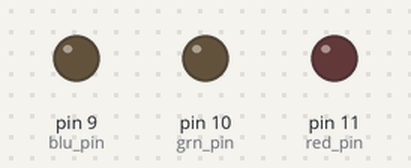
This sketch was run on a simulated Arduino Uno, built with avr-gcc and run on an emulated ATmega328P. On the bench: output pins drawn as LEDs (lit = HIGH).

Above: at 0.05 s.
At 4.85 s:
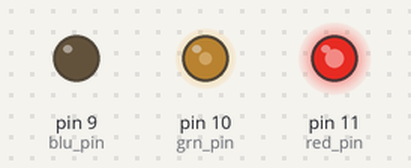
At 9.75 s:
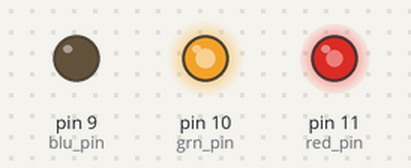
At 19.95 s:
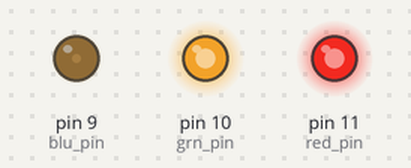
At 30.05 s:
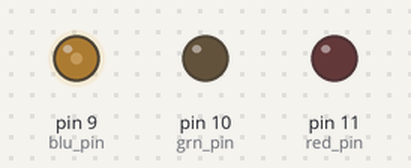
At 39.85 s:
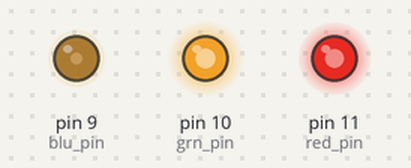
Timing chart, 0 to 40.0 s (numbered marks = the images above):
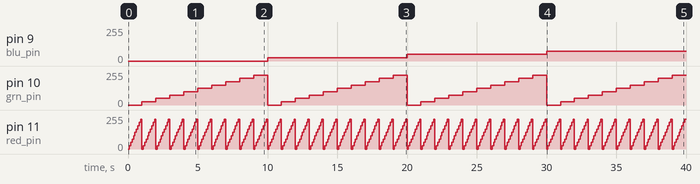

The sketch:

rgb_led.ino
```cpp
int red_pin = 11;
int grn_pin = 10;
int blu_pin = 9;

void setup()
{
	pinMode(red_pin, OUTPUT);
	pinMode(grn_pin, OUTPUT);
	pinMode(blu_pin, OUTPUT);
}

void loop()
{
	int i,j,k = 0;
	for(i=0; i<10; i++) {
		analogWrite(blu_pin, i*25);
		for(j=0; j<10; j++) {
			analogWrite(grn_pin, j*25);
			for(k=0; k<10; k++) {
				analogWrite(red_pin, k*25);
				delay(100);
			}
		}
	}
}

void setColour(int r, int g, int b)
{
	r = 255 - r;
	g = 255 - g;
	b = 255 - b;

	analogWrite(red_pin, r);
	analogWrite(grn_pin, g);
	analogWrite(blu_pin, b);
}
```

Measured:
- by itself, pin 9 (blu_pin): 0/255 → 25/255 at 10.0 s, → 50/255 10.0 s later, → 75/255 10.0 s later
- by itself, pin 10 (grn_pin): repeats every 10.0 s: 50/255 1.0 s, 75/255 1.0 s, 100/255 1.0 s, 125/255 1.0 s, 150/255 1.0 s, 175/255 1.0 s, 200/255 1.0 s, 225/255 1.0 s, 0/255 1.0 s, 25/255 1.0 s
- by itself, pin 11 (red_pin): repeats every 1.0 s: 50/255 0.10 s, 75/255 0.10 s, 100/255 0.10 s, 125/255 0.10 s, 150/255 0.10 s, 175/255 0.10 s, 200/255 0.10 s, 225/255 0.10 s, 0/255 0.10 s, 25/255 0.10 s
